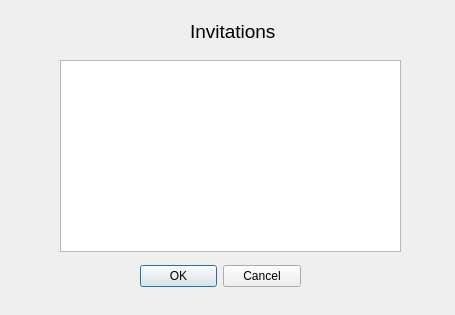
<?xml version="1.0" encoding="UTF-8"?>
<ui version="4.0">
 <class>invitations</class>
 <widget class="QDialog" name="invitations">
  <property name="geometry">
   <rect>
    <x>0</x>
    <y>0</y>
    <width>455</width>
    <height>315</height>
   </rect>
  </property>
  <property name="windowTitle">
   <string>Dialog</string>
  </property>
  <widget class="QDialogButtonBox" name="buttonBox">
   <property name="geometry">
    <rect>
     <x>140</x>
     <y>260</y>
     <width>161</width>
     <height>32</height>
    </rect>
   </property>
   <property name="orientation">
    <enum>Qt::Horizontal</enum>
   </property>
   <property name="standardButtons">
    <set>QDialogButtonBox::Cancel|QDialogButtonBox::Ok</set>
   </property>
  </widget>
  <widget class="QLabel" name="label">
   <property name="geometry">
    <rect>
     <x>190</x>
     <y>20</y>
     <width>91</width>
     <height>21</height>
    </rect>
   </property>
   <property name="text">
    <string>&lt;html&gt;&lt;head/&gt;&lt;body&gt;&lt;p&gt;&lt;span style=&quot; font-size:14pt;&quot;&gt;Invitations&lt;/span&gt;&lt;/p&gt;&lt;/body&gt;&lt;/html&gt;</string>
   </property>
  </widget>
  <widget class="QTableView" name="invitesview">
   <property name="geometry">
    <rect>
     <x>60</x>
     <y>60</y>
     <width>341</width>
     <height>192</height>
    </rect>
   </property>
  </widget>
 </widget>
 <resources/>
 <connections>
  <connection>
   <sender>buttonBox</sender>
   <signal>accepted()</signal>
   <receiver>invitations</receiver>
   <slot>accept()</slot>
   <hints>
    <hint type="sourcelabel">
     <x>248</x>
     <y>254</y>
    </hint>
    <hint type="destinationlabel">
     <x>157</x>
     <y>274</y>
    </hint>
   </hints>
  </connection>
  <connection>
   <sender>buttonBox</sender>
   <signal>rejected()</signal>
   <receiver>invitations</receiver>
   <slot>reject()</slot>
   <hints>
    <hint type="sourcelabel">
     <x>316</x>
     <y>260</y>
    </hint>
    <hint type="destinationlabel">
     <x>286</x>
     <y>274</y>
    </hint>
   </hints>
  </connection>
 </connections>
</ui>
